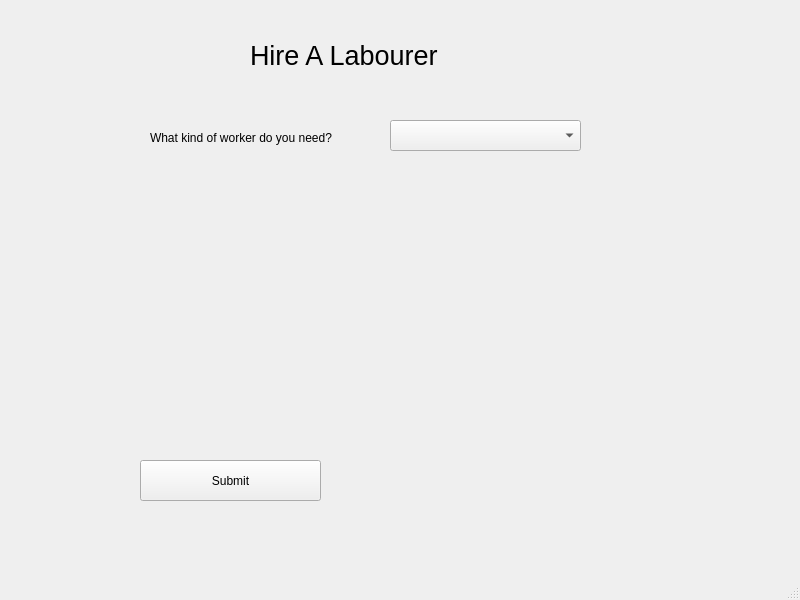
<?xml version="1.0" encoding="UTF-8"?>
<ui version="4.0">
 <class>MainWindow</class>
 <widget class="QMainWindow" name="MainWindow">
  <property name="geometry">
   <rect>
    <x>0</x>
    <y>0</y>
    <width>800</width>
    <height>600</height>
   </rect>
  </property>
  <property name="windowTitle">
   <string>MainWindow</string>
  </property>
  <widget class="QWidget" name="centralwidget">
   <widget class="QLabel" name="label">
    <property name="geometry">
     <rect>
      <x>250</x>
      <y>40</y>
      <width>291</width>
      <height>31</height>
     </rect>
    </property>
    <property name="font">
     <font>
      <pointsize>20</pointsize>
     </font>
    </property>
    <property name="text">
     <string>Hire A Labourer</string>
    </property>
   </widget>
   <widget class="QPushButton" name="pushButton">
    <property name="geometry">
     <rect>
      <x>140</x>
      <y>460</y>
      <width>181</width>
      <height>41</height>
     </rect>
    </property>
    <property name="text">
     <string>Submit</string>
    </property>
   </widget>
   <widget class="QComboBox" name="comboBox">
    <property name="geometry">
     <rect>
      <x>390</x>
      <y>120</y>
      <width>191</width>
      <height>31</height>
     </rect>
    </property>
   </widget>
   <widget class="QLabel" name="label_2">
    <property name="geometry">
     <rect>
      <x>150</x>
      <y>130</y>
      <width>211</width>
      <height>16</height>
     </rect>
    </property>
    <property name="text">
     <string>What kind of worker do you need?</string>
    </property>
   </widget>
  </widget>
  <widget class="QMenuBar" name="menubar">
   <property name="geometry">
    <rect>
     <x>0</x>
     <y>0</y>
     <width>800</width>
     <height>26</height>
    </rect>
   </property>
  </widget>
  <widget class="QStatusBar" name="statusbar"/>
 </widget>
 <resources/>
 <connections/>
</ui>
